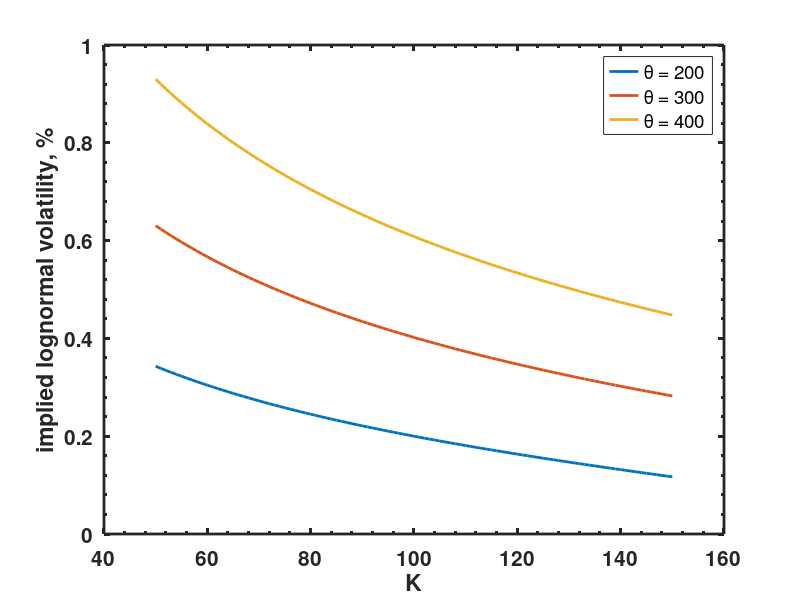

Write the MATLAB code that produced this figure. (Note: this script raises an error after producing the figure.)
clear all
close all

F0= 100;
K = 50:150;
r = 0.02;
T = 1;
sigma = 0.2;

% the slope
theta = 200;
[call put]= blsprice((-F0+theta)*exp(-r*T), -K + theta, r, T, sigma);
volatility_shifted = blsimpv(F0*exp(-r*T),K,r,T,put);
h = figure(1)
plot(K,volatility_shifted,'linewidth',2)
hold on;
theta = 300;
[call put]= blsprice((-F0+theta)*exp(-r*T), -K + theta, r, T, sigma);
volatility_shifted = blsimpv(F0*exp(-r*T),K,r,T,put);
plot(K,volatility_shifted,'linewidth',2)
theta = 400;
[call put]= blsprice((-F0+theta)*exp(-r*T), -K + theta, r, T, sigma);
volatility_shifted = blsimpv(F0*exp(-r*T),K,r,T,put);
plot(K,volatility_shifted,'linewidth',2)
ylabel('implied lognormal volatility, %')
xlabel('K')
legend('\theta = 200','\theta = 300','\theta = 400','location','northeast')
set(gca,'linewidth',2,'fontsize',15,'fontweight','bold','plotboxaspectratiomode','auto','xminortick','on','yminortick','on','TickLength',[0.04;0.02]);
pbaspect([1 1 1])
set(gca,'box','on')
saveTightFigure(h,'ShiftedAntiLognormalImpliedVolatilityDemo1.pdf')

